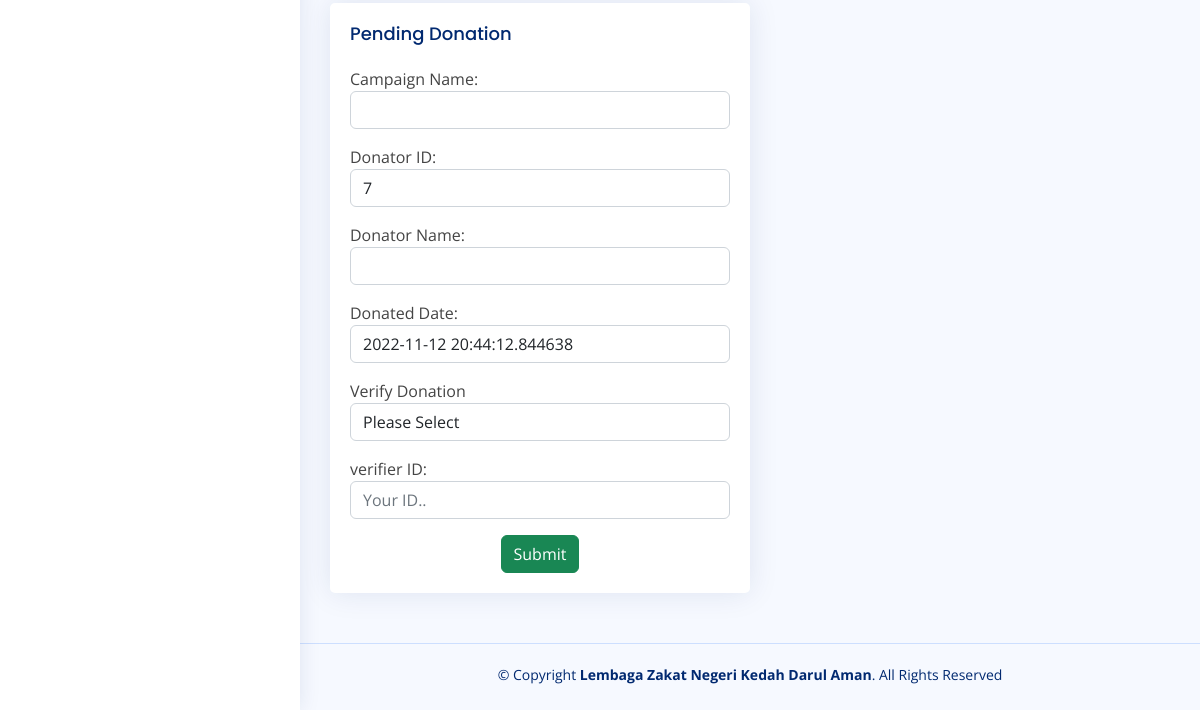
The page /php/admin/admin_verify_payment.php (signed in, lower part) on the database as committed earlier.
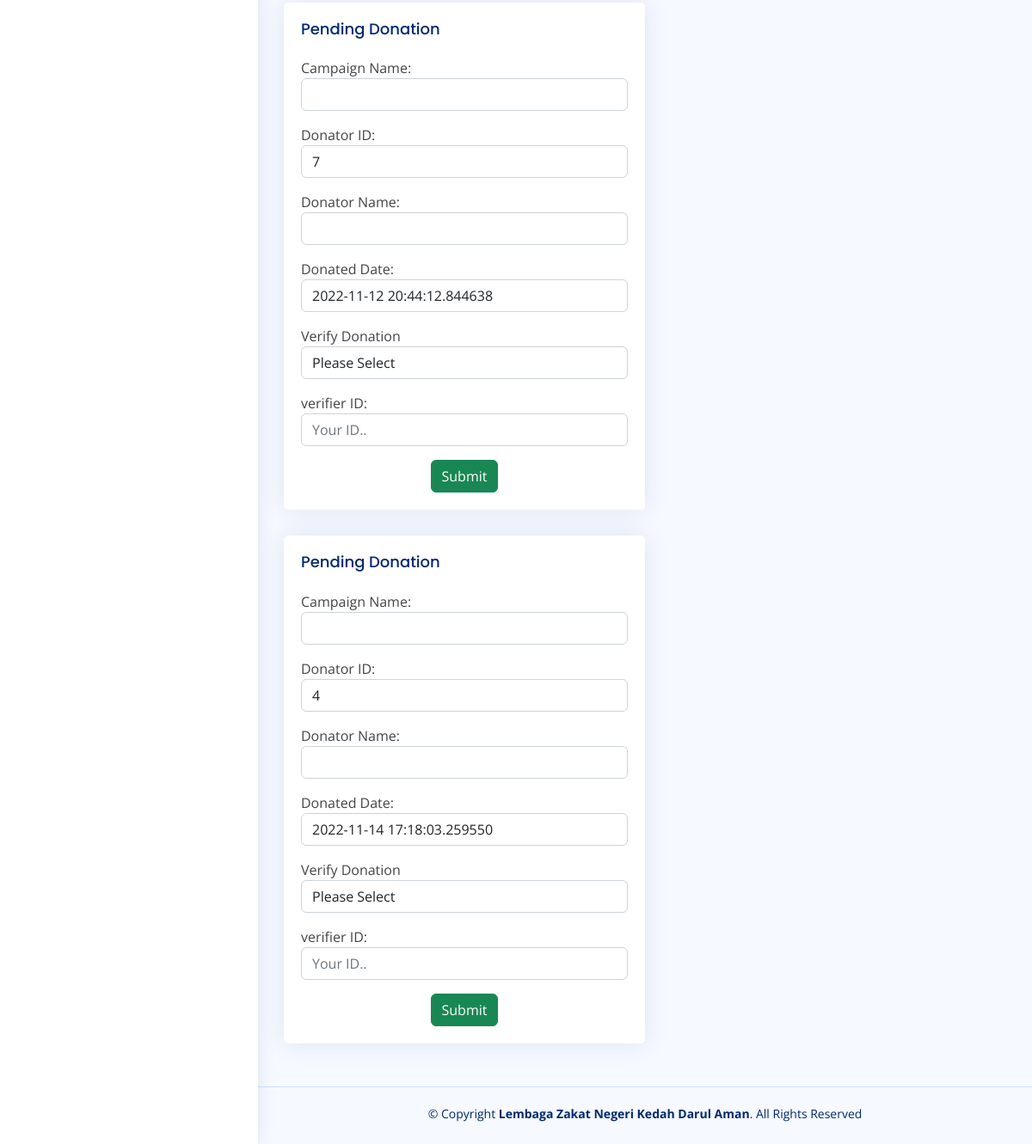
The same page on the database as committed later.
### tables this page shows
CREATE TABLE `donate` (
  `donate_id` int(11) NOT NULL,
  `donate_amount` double NOT NULL,
  `donate_date` timestamp(6) NOT NULL DEFAULT current_timestamp(6) ON UPDATE current_timestamp(6),
  `donate_proof` varchar(200) NOT NULL,
  `donate_status` int(11) NOT NULL,
  `donator_id` int(11) NOT NULL,
  `admin_id` int(11) NOT NULL,
  `campaign_id` int(11) NOT NULL
);

### php/admin/admin_verify_payment.php (the view, shortened to what this page needs)
<!DOCTYPE html>
<html lang="en">
<head>
    <link href="https://cdn.jsdelivr.net/npm/bootstrap@5.2.2/dist/css/bootstrap.min.css" rel="stylesheet" />
    <link rel="stylesheet" href="https://cdn.jsdelivr.net/npm/bootstrap-icons@1.9.1/font/bootstrap-icons.css" />
    <link href="../style.css" rel="stylesheet" />
</head>
<body>
    <aside id="sidebar" class="sidebar">
    </aside>
    <main id="main" class="main">
        <?php
                $query = "SELECT * FROM donate ORDER BY donate_id";
                $result = mysqli_query($con, $query) or die("Error: " . mysqli_error($con));
                $numrow = mysqli_num_rows($result);
                ?>
                <?php
                for ($a = 0; $a < $numrow; $a++) {
                    $row = mysqli_fetch_array($result);
                ?>
                <section class="section">
                <div class="col-lg-6">
                    <div class="card">
                        <div class="card-body">
                            <h5 class="card-title">Pending Donation</h5>
                            <form action="verify_payment_save.php" method="post">
                                <div class="form-group mb-3">
                                <label for="campaignName">Campaign Name:</label>
                                    <input type="text" class="form-control" id="campaignName" value="<?php echo $row['campaign_name']; ?>" readonly>
                                </div>
                                <div class="form-group mb-3">
                                <label for="campaignName">Donator ID:</label>
                                    <input type="text" class="form-control" id="campaignName" value="<?php echo $row['donator_id']; ?>" readonly>
                                </div>
                                <div class="form-group mb-3">
                                <label for="campaignName">Donator Name:</label>
                                    <input type="text" class="form-control" id="campaignName" value="<?php echo $row['campaign_name']; ?>" readonly>
                                </div>
                                <div class="form-group mb-3">
                                <label for="campaignName">Donated Date:</label>
                                    <input type="text" class="form-control" id="campaignName" value="<?php echo $row['donate_date']; ?>" readonly>
                                </div>
                                <div class="form-group mb-3">
                                    <label for="exampleFormControlSelect1">Verify Donation</label>
                                    <select class="form-control" id="exampleFormControlSelect1">
                                    <option selected>Please Select</option>
                                    </select>
                                </div>
                                <div class="form-group mb-3">
                                <label for="verifier">verifier ID:</label>
                                    <input type="text" class="form-control" id="verifier" name="admin_id" placeholder="Your ID..">
                                </div>
                                <div class="d-flex mt-auto justify-content-center" style="gap:10px">
                                <button class="btn btn-success d-flex flex-row-reverse" type="submit">Submit</button>
                                </div>
                            </form>
                        </div>
                    </div>
                </div>
        </section>
        <?php
          }
        ?>
    </main>
    <footer id="footer" class="footer">
        <div class="copyright">
            &copy; Copyright <strong><span>Lembaga Zakat Negeri Kedah Darul Aman</span></strong>. All Rights Reserved
        </div>
        <div class="credits"></div>
    </footer>
</body>
</html>

Rows that differ between the two databases and show on the page:
added donate: donator "4", donate_date "2022-11-14 17:18:03.259550"
